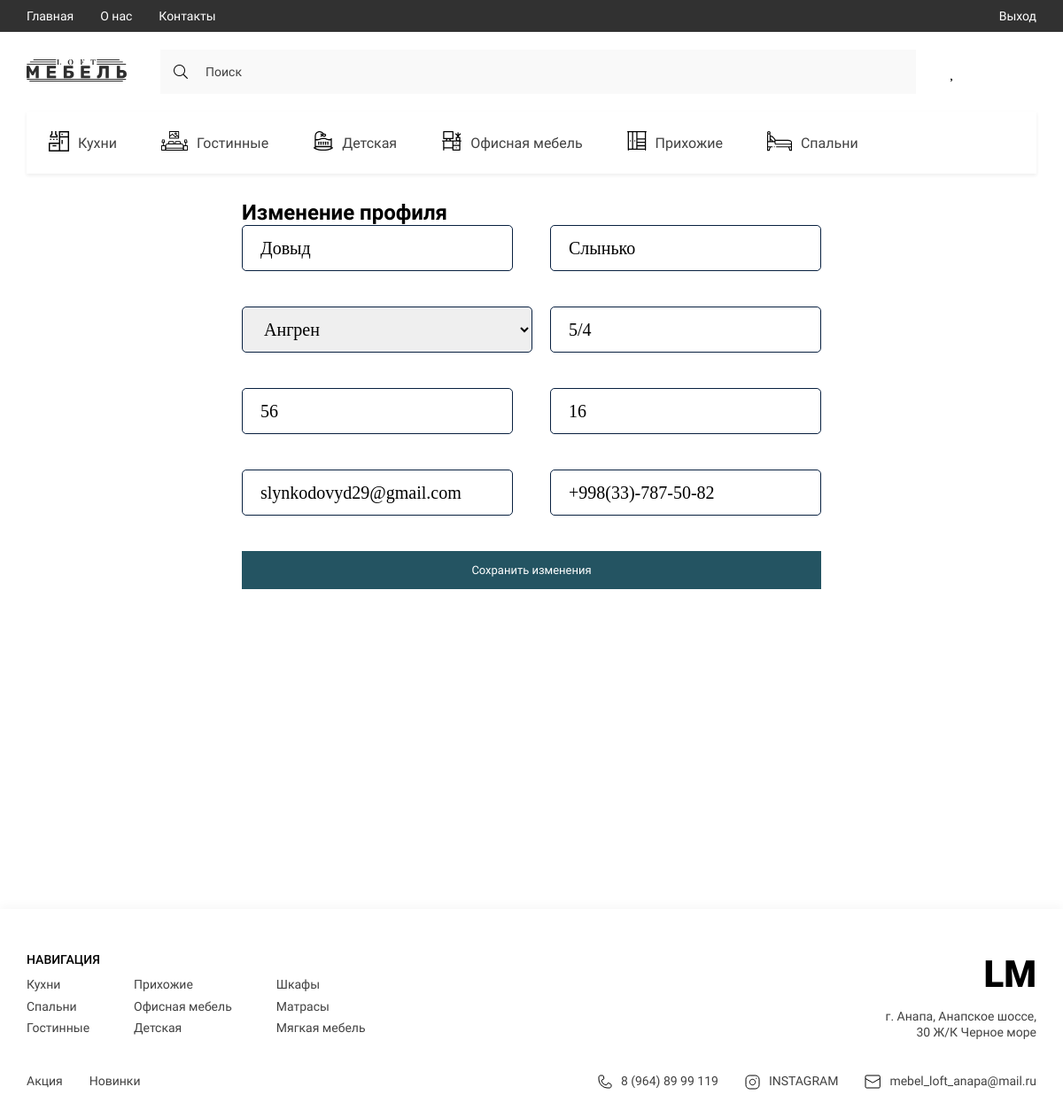
/edit_profile/ (signed in), run on the app's committed database.
### furniture/models.py (models this page shows, shortened)
class Category(models.Model):
    title = models.CharField(max_length=50, verbose_name='Название категории')
    image = models.ImageField(upload_to='categories/', verbose_name='Иконка категории')
    slug = models.SlugField(unique=True, null=True)
    parent = models.ForeignKey('self', on_delete=models.CASCADE, blank=True, null=True, related_name='subcategories',
                               verbose_name='Категория')
    def get_absolute_url(self):
        return reverse('category_page', kwargs={'slug': self.slug})
    def get_image_category(self):
        if self.image:
            return self.image.url
        else:
            return '-'
    class Meta:
        verbose_name = 'Категория'
        verbose_name_plural = 'Категории'

class Profile(models.Model):
    user = models.OneToOneField(User, on_delete=models.CASCADE, verbose_name='Пользователь')
    first_name = models.CharField(max_length=50, blank=True, null=True, verbose_name='Имя')
    last_name = models.CharField(max_length=50, blank=True, null=True, verbose_name='Фамилия')
    city = models.ForeignKey(City, on_delete=models.CASCADE, blank=True, null=True, verbose_name='Город')
    street = models.CharField(max_length=100, blank=True, null=True, verbose_name='Улица')
    house = models.CharField(max_length=100, blank=True, null=True, verbose_name='Дом/Корпус')
    flat = models.CharField(max_length=100, blank=True, null=True, verbose_name='Квартира')
    email = models.EmailField(blank=True, null=True, verbose_name='Почта')
    phone = models.CharField(max_length=50, blank=True, null=True, verbose_name='Номер телефона')
    class Meta:
        verbose_name = 'Профиль'
        verbose_name_plural = 'Профиля'

### furniture/views.py (the view)
# urls.py: path('edit_profile/', edit_profile, name='edit_profile'),
@login_required
def edit_profile(request):
    profile = request.user.profile
    if request.method == 'POST':
        edit_profile_form = EditProfileForm(request.POST, request.FILES, instance=profile)
        if edit_profile_form.is_valid():
            edit_profile_form.save()
            return redirect('profile', request.user.pk)  # Замените 'profile' на имя вашей страницы профиля
    else:
        edit_profile_form = EditProfileForm(instance=profile)
    return render(request, 'pages/edit_profile.html', {'edit_profile_form': edit_profile_form})

### furniture/models.py (called while the page is built)
    def __str__(self):
        return self.city_name

### furniture/templatetags/furniture_tags.py (called while the page is built)
@register.simple_tag()
def get_categories():
    return Category.objects.filter(parent=None)

### furniture/templates/pages/edit_profile.html (shortened to what this page needs)
{% extends 'base.html' %}
{% load furniture_tags %}
{% block main %}
<main>
    <div class="content">
        <div class="container">
            <h2 class="checkout_title">Изменение профиля</h2>
            <div class="checkout_content">
                <div class="checkout_form">
                    <form action="{% url 'edit_profile' %}" method="post" enctype="multipart/form-data">
                        <div class="block_input">
                            <div class="form-group">
                                {{ edit_profile_form.first_name }}
                            </div>
                            <div class="form-group">
                                {{ edit_profile_form.last_name }}
                            </div>
                        </div>
                        <div class="block_input">
                            <div class="form-group">
                                {{ edit_profile_form.city }}
                            </div>
                            <div class="form-group">
                                {{ edit_profile_form.street }}
                            </div>
                        </div>
                        <div class="block_input">
                            <div class="form-group">
                                {{ edit_profile_form.house}}
                            </div>
                            <div class="form-group">
                                {{ edit_profile_form.flat }}
                            </div>
                        </div>
                        <div class="block_input">
                            <div class="form-group">
                                {{ edit_profile_form.email }}
                            </div>
                            <div class="form-group">
                                {{ edit_profile_form.phone }}
                            </div>
                        </div>
                        <button type="submit" class="btn btn-primary">Сохранить изменения</button>
                    </form>
                </div>
            </div>
        </div>
    </div>
</main>
{% endblock main %}

### furniture/templates/components/_cart_category.html
{% load static %}
{% load furniture_tags %}
{% get_categories as categories %}
{% for category in categories %}
<li>
    <a href="{{ category.get_absolute_url }}" class="header__list-links">
        <span class="header__list-img">
            <img src="{{ category.get_image_category }}" alt="icons">
        </span>
        {{ category.title }}
    </a>
</li>
{% endfor %}

### furniture/static/furniture/style/style.css (style rules this page uses)
:root { --containerWidth: 1140px; --primaryColor: #414141; --primaryFont: 'Roboto'; --mainColor: #245462; }
* { padding: 0; margin: 0; box-sizing: border-box; text-decoration: none; list-style: none; font-family: var(--primaryFont); }
.container { width: 100%; max-width: calc(var(--containerWidth) + 30px); margin: 0 auto; padding: 0 15px; }
.btn { outline: none; border: none; padding: 13px 20px; font-style: normal; font-weight: normal; font-size: 13px; line-height: 15px; background: var(--mainColor); border: 1px solid var(--mainColor); transition: color .3s linear, background .3s linear; color: #FFFFFF; }
.header__list-links { padding: 24px 25px; display: flex; justify-content: center; align-items: center; height: 70px; transition: background .3s linear, color .3s linear; width: max-content; font-family: 'Roboto'; font-size: 16px; line-height: 19px; color: #414141; }
.header__list-links img { margin-right: 10px; min-width: 18px; transition: filter .3s linear; }

### furniture/static/furniture/style/style3.css (style rules this page uses)
.block_input { display: flex; justify-content: space-between; gap: 20px; }
.checkout_content { display: flex; justify-content: space-between; }
.checkout_form input { width: 306px; border-radius: 5px; padding: 13px 0 13px 20px; border: 1px solid #082040; font-family: 'Regul'; font-style: normal; font-weight: 275; font-size: 20px; line-height: 24px; }
.checkout_form select { width: 328px; border-radius: 5px; padding: 13px 0 13px 20px; border: 1px solid #082040; font-family: 'Regul'; font-style: normal; font-weight: 275; font-size: 20px; line-height: 24px; }
.checkout_form form { display: flex; flex-direction: column; gap: 40px; }

### data on the page
Category: get_image_category (picture), title "Кухни"
Category: get_image_category (picture), title "Гостинные"
Category: get_image_category (picture), title "Детская"
Category: get_image_category (picture), title "Офисная мебель"
Category: get_image_category (picture), title "Прихожие"
Category: get_image_category (picture), title "Спальни"
Profile: first_name "Довыд", last_name "Слынько", city "Ангрен", street "5/4", house "56", flat "16", email "slynkodovyd29@gmail.com", phone "+998(33)-787-50-82"
